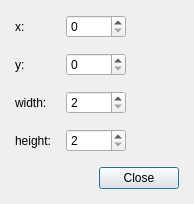
<?xml version="1.0" encoding="UTF-8"?>
<ui version="4.0">
 <class>DialogRect</class>
 <widget class="QDialog" name="DialogRect">
  <property name="geometry">
   <rect>
    <x>0</x>
    <y>0</y>
    <width>194</width>
    <height>198</height>
   </rect>
  </property>
  <property name="windowTitle">
   <string>Collision square</string>
  </property>
  <layout class="QGridLayout" name="gridLayout_2">
   <property name="leftMargin">
    <number>15</number>
   </property>
   <property name="topMargin">
    <number>15</number>
   </property>
   <property name="rightMargin">
    <number>15</number>
   </property>
   <property name="bottomMargin">
    <number>15</number>
   </property>
   <item row="0" column="0">
    <layout class="QVBoxLayout" name="verticalLayout">
     <property name="spacing">
      <number>15</number>
     </property>
     <item>
      <layout class="QGridLayout" name="gridLayout">
       <item row="0" column="0">
        <widget class="QLabel" name="label">
         <property name="text">
          <string>x:</string>
         </property>
        </widget>
       </item>
       <item row="0" column="1">
        <widget class="QSpinBox" name="spinBoxX">
         <property name="minimumSize">
          <size>
           <width>60</width>
           <height>0</height>
          </size>
         </property>
         <property name="maximum">
          <number>30</number>
         </property>
        </widget>
       </item>
       <item row="0" column="2" rowspan="4">
        <spacer name="horizontalSpacer_2">
         <property name="orientation">
          <enum>Qt::Horizontal</enum>
         </property>
         <property name="sizeHint" stdset="0">
          <size>
           <width>68</width>
           <height>108</height>
          </size>
         </property>
        </spacer>
       </item>
       <item row="1" column="0">
        <widget class="QLabel" name="label_2">
         <property name="text">
          <string>y:</string>
         </property>
        </widget>
       </item>
       <item row="1" column="1">
        <widget class="QSpinBox" name="spinBoxY">
         <property name="maximum">
          <number>30</number>
         </property>
        </widget>
       </item>
       <item row="2" column="0">
        <widget class="QLabel" name="label_3">
         <property name="text">
          <string>width:</string>
         </property>
        </widget>
       </item>
       <item row="2" column="1">
        <widget class="QSpinBox" name="spinBoxWidth">
         <property name="minimum">
          <number>2</number>
         </property>
         <property name="maximum">
          <number>32</number>
         </property>
        </widget>
       </item>
       <item row="3" column="0">
        <widget class="QLabel" name="label_4">
         <property name="text">
          <string>height:</string>
         </property>
        </widget>
       </item>
       <item row="3" column="1">
        <widget class="QSpinBox" name="spinBoxHeight">
         <property name="minimum">
          <number>2</number>
         </property>
         <property name="maximum">
          <number>32</number>
         </property>
        </widget>
       </item>
      </layout>
     </item>
     <item>
      <layout class="QHBoxLayout" name="horizontalLayout" stretch="1,0">
       <item>
        <spacer name="horizontalSpacer">
         <property name="orientation">
          <enum>Qt::Horizontal</enum>
         </property>
         <property name="sizeHint" stdset="0">
          <size>
           <width>238</width>
           <height>20</height>
          </size>
         </property>
        </spacer>
       </item>
       <item>
        <widget class="QPushButton" name="pushButton">
         <property name="text">
          <string>Close</string>
         </property>
         <property name="flat">
          <bool>false</bool>
         </property>
        </widget>
       </item>
      </layout>
     </item>
    </layout>
   </item>
  </layout>
 </widget>
 <resources/>
 <connections>
  <connection>
   <sender>pushButton</sender>
   <signal>clicked()</signal>
   <receiver>DialogRect</receiver>
   <slot>accept()</slot>
   <hints>
    <hint type="sourcelabel">
     <x>75</x>
     <y>170</y>
    </hint>
    <hint type="destinationlabel">
     <x>126</x>
     <y>192</y>
    </hint>
   </hints>
  </connection>
 </connections>
</ui>
